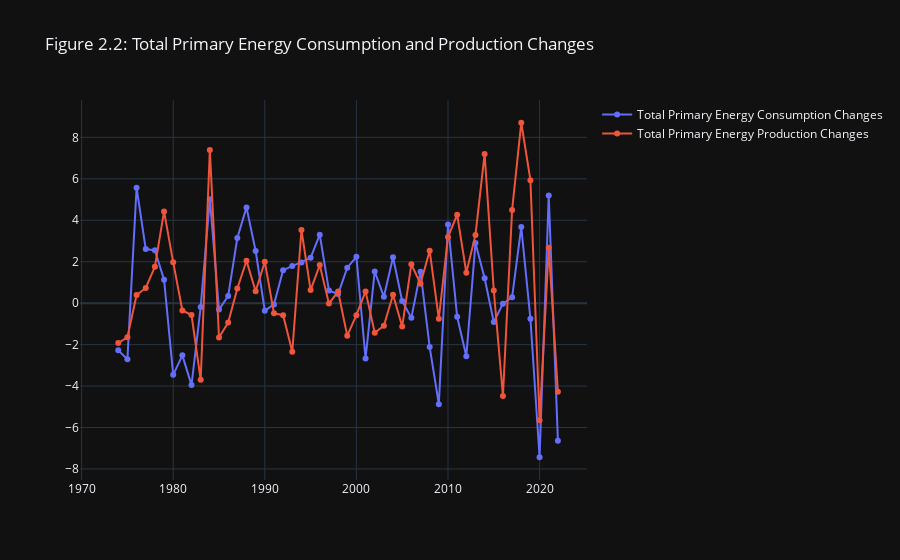

Notebook source saved alongside this figure:
### Code cell
fig_con_prod_lap = go.Figure()
fig_con_prod_lap = fig_con_prod_lap.add_trace(go.Scatter(x=con_type_trend_year.index, y=con_type_trend_year['Total Primary Energy Consumption Changes '], name='Total Primary Energy Consumption Changes',mode='lines + markers'))
fig_con_prod_lap = fig_con_prod_lap.add_trace(go.Scatter(x=prod_type_trend_year.index, y=prod_type_trend_year['Total Primary Energy Production Changes '], name='Total Primary Energy Production Changes',mode='lines + markers'))
fig_con_prod_lap = fig_con_prod_lap.update_layout(title=' Figure 2.2: Total Primary Energy Consumption and Production Changes')
fig_con_prod_lap.show()

### Figure 1 — Plotly figure (JSON) as saved in the notebook; plotly's stock layout.template omitted (floating-point values rounded to 4 significant figures)
{"data": [{"mode": "lines+markers", "name": "Total Primary Energy Consumption Changes", "type": "scatter", "x": [1973, 1974, 1975, 1976, 1977, 1978, 1979, 1980, 1981, 1982, 1983, 1984, 1985, 1986, 1987, 1988, 1989, 1990, 1991, 1992, 1993, 1994, 1995, 1996, 1997, 1998, 1999, 2000, 2001, 2002, 2003, 2004, 2005, 2006, 2007, 2008, 2009, 2010, 2011, 2012, 2013, 2014, 2015, 2016, 2017, 2018, 2019, 2020, 2021, 2022], "y": [null, -2.277, -2.702, 5.571, 2.61, 2.548, 1.134, -3.457, -2.519, -3.953, -0.1795, 5.014, -0.309, 0.3468, 3.145, 4.621, 2.517, -0.3622, -0.06203, 1.594, 1.798, 1.968, 2.189, 3.303, 0.6094, 0.437, 1.712, 2.235, -2.674, 1.532, 0.307, 2.216, 0.09927, -0.7092, 1.511, -2.12, -4.872, 3.801, -0.6585, -2.566, 2.907, 1.201, -0.9082, -0.02341, 0.2827, 3.67, -0.7528, -7.435, 5.2, -6.642]}, {"mode": "lines+markers", "name": "Total Primary Energy Production Changes", "type": "scatter", "x": [1973, 1974, 1975, 1976, 1977, 1978, 1979, 1980, 1981, 1982, 1983, 1984, 1985, 1986, 1987, 1988, 1989, 1990, 1991, 1992, 1993, 1994, 1995, 1996, 1997, 1998, 1999, 2000, 2001, 2002, 2003, 2004, 2005, 2006, 2007, 2008, 2009, 2010, 2011, 2012, 2013, 2014, 2015, 2016, 2017, 2018, 2019, 2020, 2021, 2022], "y": [null, -1.924, -1.645, 0.3901, 0.7328, 1.754, 4.426, 1.969, -0.3548, -0.5718, -3.698, 7.388, -1.654, -0.9326, 0.7103, 2.049, 0.5733, 1.996, -0.4903, -0.5782, -2.348, 3.531, 0.6311, 1.836, -0.02089, 0.5611, -1.566, -0.579, 0.568, -1.426, -1.088, 0.4075, -1.129, 1.875, 0.9347, 2.533, -0.756, 3.191, 4.271, 1.47, 3.293, 7.2, 0.6084, -4.477, 4.493, 8.705, 5.933, -5.654, 2.669, -4.275]}], "layout": {"title": {"text": " Figure 2.2: Total Primary Energy Consumption and Production Changes"}}}
